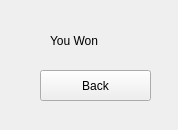
<?xml version="1.0" encoding="UTF-8"?>
<ui version="4.0">
 <class>Form</class>
 <widget class="QWidget" name="Form">
  <property name="geometry">
   <rect>
    <x>0</x>
    <y>0</y>
    <width>178</width>
    <height>130</height>
   </rect>
  </property>
  <property name="windowTitle">
   <string>Form</string>
  </property>
  <widget class="QLabel" name="WinText">
   <property name="geometry">
    <rect>
     <x>50</x>
     <y>20</y>
     <width>81</width>
     <height>41</height>
    </rect>
   </property>
   <property name="styleSheet">
    <string notr="true">font: 14pt &quot;MS Shell Dlg 2&quot;;</string>
   </property>
   <property name="text">
    <string>You Won</string>
   </property>
  </widget>
  <widget class="QPushButton" name="BackButton">
   <property name="geometry">
    <rect>
     <x>40</x>
     <y>70</y>
     <width>111</width>
     <height>31</height>
    </rect>
   </property>
   <property name="styleSheet">
    <string notr="true">font: 14pt &quot;MS Shell Dlg 2&quot;;</string>
   </property>
   <property name="text">
    <string>Back</string>
   </property>
  </widget>
 </widget>
 <resources/>
 <connections/>
</ui>
